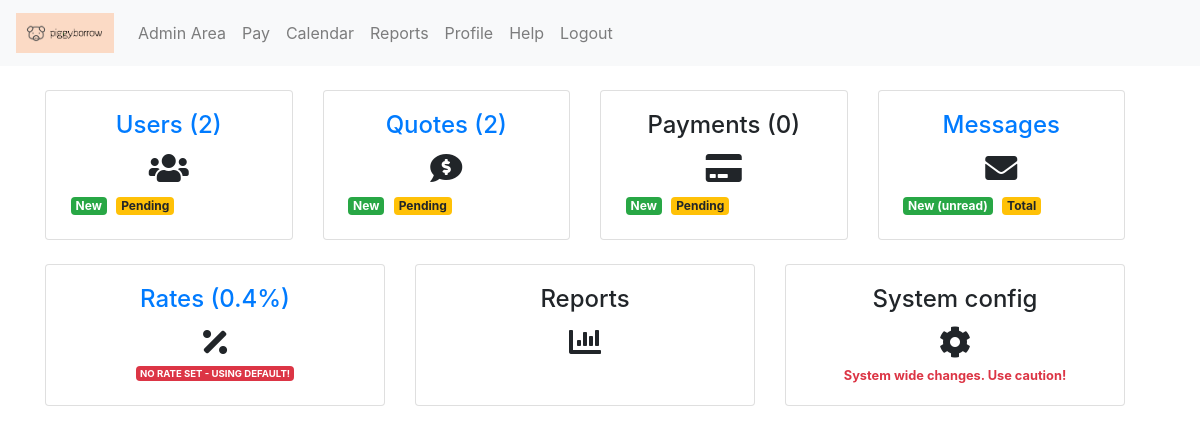
Page /admin (signed in) on the earlier database version.
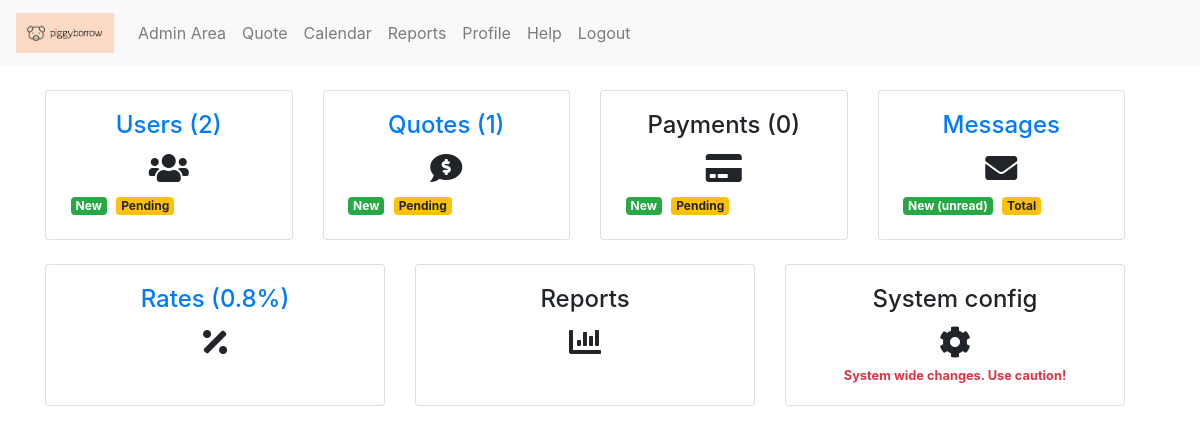
Same page on the later database version.
### myModels.py (models this page shows, shortened)
class Rate(db.Model):
  __tablename__ = "rate"
  id = db.Column(db.Integer, primary_key=True)
  user_id = db.Column(db.Integer, db.ForeignKey('user.id'), nullable=False)
  creation_timestamp = db.Column(db.DateTime(), default=datetime.now())
  start_date = db.Column(db.DateTime())
  end_date = db.Column(db.DateTime())
  value = db.Column(db.Float)
  quotes = db.relationship('Quote', backref='rate', lazy=True)
  @staticmethod
  def get_current_rate():
    today = datetime.today()
    rates = Rate.query.all()
    for i in rates:
      if today >= i.start_date and today <= i.end_date:
        return i
    return rates[0]
  @staticmethod
  def check_is_rate_set():
    today = datetime.today()
    rates = Rate.query.all()
    for i in rates:
      if today >= i.start_date and today <= i.end_date:
        return True
    return False

### app.py (the view)
@app.route('/admin', methods=['GET'])
@login_required
def admin():
  if not current_user.is_admin:
    flash('This is a protected route for our admins. This attempt has been recorded.', 'info')
    return redirect(url_for('login'))
  totals = {
  'users_total': len(User.query.all()),
  'quotes_total': len(Quote.query.all()),
  'payments_total': len(Payment.query.all())
  }
  current_rate=Rate.get_current_rate()
  rate_set = Rate.check_is_rate_set()
  return render_template('protected/admin/admin_area.html', totals=totals, rate_set=rate_set , current_rate=current_rate)

### app.py (called while the page is built)
@login_manager.user_loader
def load_user(user_id):
  return User.query.get(int(user_id))

### myModels.py (called while the page is built)
  def can_borrow(self):
    for quote in self.quotes:
      if quote.is_active():
        return False
    return True

  def get_status(self):
    return Status.query.get(self.status_id)

  def is_active(self):
    return self.get_status().name in ['In review', 'Approved', 'Monies Released', 'Quote sent']

### templates/protected/admin/admin_area.html (shortened to what this page needs)
{% extends "layout.html" %}
{% import "bootstrap/wtf.html" as wtf %}
{% block body %}
<div class="container">
  <div class="row">
    <div class="col">
      <div class="card-deck">
        <div class="card">
          <div class="card-body text-center">
            <a href="{{ url_for('admin_users') }}">
              <h4 class="card-title">Users ({{ totals['users_total'] }})</h4>
            </a>
            <h2 class="card-text "><i class="fas fa-users"></i></h2>
            <table class="table-sm table-borderless">
              <tbody>
                <tr>
                  <td><span class="badge badge-success"> New</span></td>
                  <td><span class="badge badge-warning"> Pending</span></td>
                </tr>
              </tbody>
            </table>
          </div>
        </div>
        <div class="card">
          <div class="card-body text-center">
            <a href="{{ url_for('admin_quotes') }}">
              <h4 class="card-title">Quotes ({{ totals['quotes_total'] }})</h4>
            </a>
            <h2 class="card-text"><i class="fas fa-comment-dollar"></i></h2>
            <table class="table-sm table-borderless">
              <tbody>
                <tr>
                  <td><span class="badge badge-success"> New</span></td>
                  <td><span class="badge badge-warning"> Pending</span></td>
                </tr>
              </tbody>
            </table>
          </div>
        </div>
        <div class="card">
          <div class="card-body text-center">
            <h4 class="card-title">Payments ({{ totals['payments_total'] }})</h4>
            <h2 class="card-text"><i class="fas fa-credit-card"></i></h2>
            <table class="table-sm table-borderless">
              <tbody>
                <tr>
                  <td><span class="badge badge-success"> New</span></td>
                  <td><span class="badge badge-warning"> Pending</span></td>
                </tr>
              </tbody>
            </table>
          </div>
        </div>
        <div class="card">
          <div class="card-body text-center">
            <a href="{{ url_for('admin_messages') }}"><h4 class="card-title">Messages</h4></a>
            <h2 class="card-text"><i class="fas fa-envelope"></i></h2>
            <table class="table-sm table-borderless">
              <tbody>
                <tr>
                  <td><span class="badge badge-success"> New (unread)</span></td>
                  <td><span class="badge badge-warning"> Total</span></td>
                </tr>
              </tbody>
            </table>
          </div>
        </div>
      </div>
    </div>
  </div>
  <br>
  <div class="row">
    <div class="col">
      <div class="card-deck">
        <div class="card">
          <div class="card-body text-center">
            <a href="{{ url_for('admin_rates') }}">
              <h4 class="card-title">Rates ({{ current_rate.value }}%)</h4>
            </a>
            <h2 class="card-text"><i class="fas fa-percentage"></i></h2>
            {%if not rate_set %}<small><span class="badge-danger badge">NO RATE SET - USING DEFAULT!</span></small>{% endif %}
          </div>
        </div>
        <div class="card">
          <div class="card-body text-center">
            <h4 class="card-title">Reports</h4>
            <h2 class="card-text"><i class="fas fa-chart-bar"></i></h2>
          </div>
        </div>
        <div class="card">
          <div class="card-body text-center">
            <h4 class="card-title">System config</h4>
            <h2 class="card-text"><i class="fas fa-cog"></i></h2>
            <small class="text-danger"><strong>System wide changes. Use caution!</strong></small>
          </div>
    </div>
  </div>
</div>
{% endblock %}

Differences in the rows shown:
no longer on this page (row edited): Rate: value "0.4"
added Rate: value "0.8"
Other differences:
{{ totals['quotes_total'] }}: "2" → "1"
text no longer shown: "Pay NO RATE SET - USING DEFAULT!"
text now shown: "Quote"
